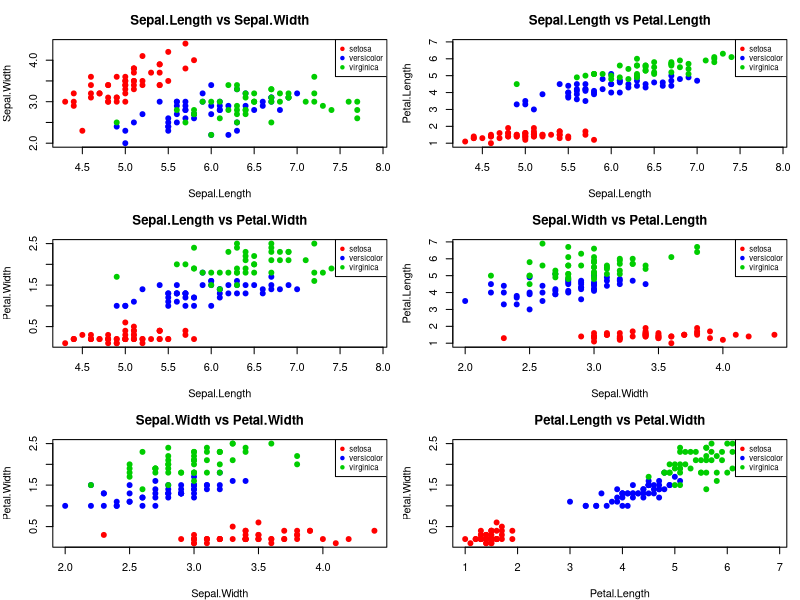
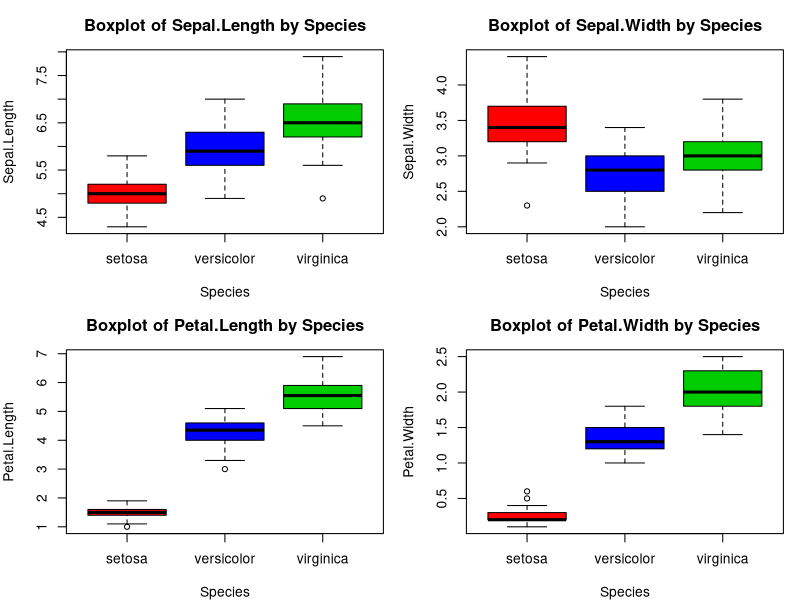
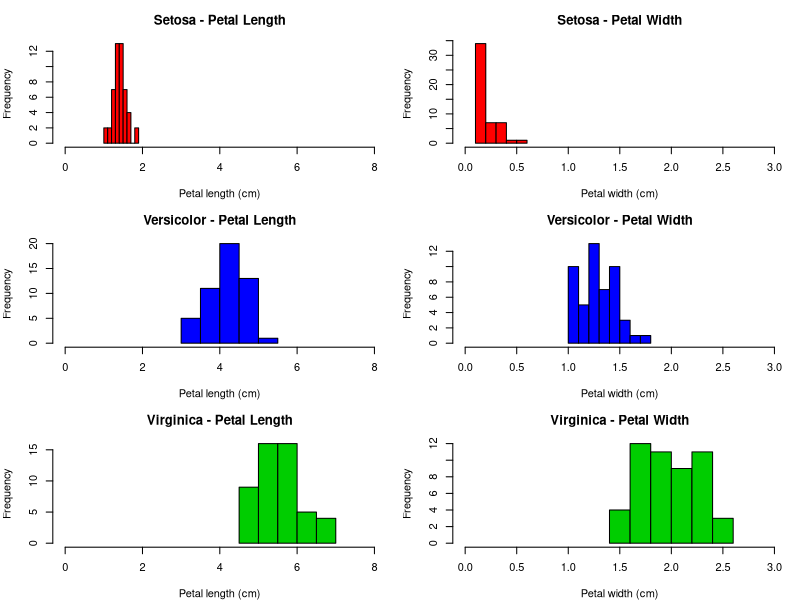

Write the R code that produced these figures, in order.
### Functions (CI, variance test, mean test)

# CI of mean
confidence_interval <- function(x, conf_level = 0.95) {
  n <- length(x)
  x_bar <- mean(x)
  s <- sd(x)
  alpha <- 1 - conf_level
  t_crit <- qt(1 - alpha / 2, df = n - 1)
  margin <- t_crit * (s / sqrt(n))
  lower <- x_bar - margin
  upper <- x_bar + margin
  return(invisible(list(mean = x_bar, lower = lower, upper = upper,
                        conf_level = conf_level)))
}

# Two-sample variance hypothesis test (two-sided)
variance_test <- function(x1, x2, alpha = 0.05) {
  n1 <- length(x1);  n2 <- length(x2)
  var1 <- var(x1);   var2 <- var(x2)
  
  if (var1 >= var2) {
    F_stat <- var1 / var2
    df1 <- n1 - 1
    df2 <- n2 - 1
  } else {
    F_stat <- var2 / var1
    df1 <- n2 - 1
    df2 <- n1 - 2
  }
  
  p_val <- 2 * min(
    pf(F_stat, df1, df2, lower.tail = TRUE),
    pf(F_stat, df1, df2, lower.tail = FALSE)
  )
  p_val <- min(p_val, 1)
  
  cat(sprintf("Variance Test Results:\n"))
  cat(sprintf("Sample Var 1 = %.4f\n", var1))
  cat(sprintf("Sample Var 2 = %.4f\n", var2))
  cat(sprintf("F statistic = %.4f\n", F_stat))
  cat(sprintf("Degres of freedom: (df1 = %d, df2 = %d)\n", df1, df2))
  cat(sprintf("p-value = %.6f\n", p_val))
  
  if (p_val < alpha) {
    cat("Variance Test Decision: REJECT H0\n\n")
    equal_var <- FALSE
  } else {
    cat("Variance Test Decision: FAIL TO REJECT H0\n\n")
    equal_var <- TRUE
  }
  
  return(invisible(list(F_stat = F_stat, df1 = df1, df2 = df2,
                        p_val_var = p_val, equal_var = equal_var
                        )))
}

# Two-sample mean hypothesis test
two_sample_t_test <- function(x1, x2, alpha_mean = 0.05, alpha_var = 0.05, alternative = "two.sided") {
  n1 <- length(x1);  n2 <- length(x2)
  m1 <- mean(x1);    m2 <- mean(x2)
  var1 <- var(x1);   var2 <- var(x2)
  
  var_test <- variance_test(x1, x2, alpha_var)
  
  # choose test type based on equal/unequal variances
  if (var_test$equal_var) {
    
    # degrees of freedom and pooled variance
    df <- n1 + n2 - 2
    var_p <- ((n1 - 1) * var1 + (n2 - 1) * var2) / df
    
    t_stat <- (m1 - m2) / sqrt(var_p * (1 / n1 + 1 / n2))
    
  } else {
    
    # test statistic
    se  <- sqrt(var1 / n1 + var2 / n2)
    t_stat <- (m1 - m2) / se
    
    # Welch-Satterthwaite degrees of freedom
    df_num <- (var1 / n1 + var2 / n2)^2
    df_den <- (var1 / n1)^2 / (n1 - 1) + (var2 / n2)^2 / (n2 - 1)
    df <- df_num / df_den
    
  }
    
  # p-value based on alternative
  if (alternative == "two.sided") {
    p_val <- 2 * pt(-abs(t_stat), df = df)
  } else if (alternative == "greater") {
    p_val <- pt(t_stat, df = df, lower.tail = FALSE)
  } else if (alternative == "less") {
    p_val <- pt(t_stat, df = df, lower.tail = TRUE)
  } else {
    stop("alternative must be 'two.sided', 'greater', or 'less'")
  }
  if (p_val < alpha_mean) {
    cat("Mean Test Decision: REJECT H0\n\n")
  } else {
    cat("Mean Test Decision: FAIL TO REJECT H0\n\n")
  }
  return(invisible(list(
    var_test,
    list(t_stat = t_stat, df = df, p_value = p_val, reject = p_val < alpha_mean)
    )))
}


### Load and format data

data(iris)

features <- c("Sepal.Length", "Sepal.Width", "Petal.Length", "Petal.Width")
pairs_list <- combn(features, 2, simplify = FALSE)

colors <- c("setosa" = "red", "versicolor" = "blue", "virginica" = "green3")
species_colors <- colors[as.character(iris$Species)]


### Plots

# Scatter plot for each pair of species
par(mfrow = c(3, 2), mar = c(4, 4, 3, 1))
for (pair in pairs_list) {
  plot(iris[[pair[1]]], iris[[pair[2]]],
       col  = species_colors,
       pch  = 19,
       xlab = pair[1],
       ylab = pair[2],
       main = paste(pair[1], "vs", pair[2]))
  legend("topright",
         legend = names(colors),
         col    = colors,
         pch    = 19,
         cex    = 0.7)
}
par(mfrow = c(1, 1))

# Group box plots for each feature vs species
par(mfrow = c(2, 2), mar = c(4, 4, 3, 1))
for (feat in features) {
  boxplot(iris[[feat]] ~ iris$Species,
          col    = c("red", "blue", "green3"),
          xlab   = "Species",
          ylab   = feat,
          main   = paste("Boxplot of", feat, "by Species"))
}
par(mfrow = c(1, 1))

# Histograms of petal length and petal width by species

# Separate by species
setosa     <- subset(iris, Species == "setosa")
versicolor <- subset(iris, Species == "versicolor")
virginica  <- subset(iris, Species == "virginica")

par(mfrow = c(3, 2), mar = c(4, 4, 3, 1))
# Petal length histograms
hist(setosa$Petal.Length,     col = "red",    main = "Setosa - Petal Length",
     xlab = "Petal length (cm)", xlim = c(0, 8))
hist(setosa$Petal.Width,      col = "red",    main = "Setosa - Petal Width",
     xlab = "Petal width (cm)", xlim = c(0, 3))
hist(versicolor$Petal.Length, col = "blue",   main = "Versicolor - Petal Length",
     xlab = "Petal length (cm)", xlim = c(0, 8))
hist(versicolor$Petal.Width,  col = "blue",   main = "Versicolor - Petal Width",
     xlab = "Petal width (cm)", xlim = c(0, 3))
hist(virginica$Petal.Length,  col = "green3", main = "Virginica - Petal Length",
     xlab = "Petal length (cm)", xlim = c(0, 8))
hist(virginica$Petal.Width,   col = "green3", main = "Virginica - Petal Width",
     xlab = "Petal width (cm)", xlim = c(0, 3))
par(mfrow = c(1, 1))


### CIs for petal length of all species

cat("Setosa:")
(ci_setosa<- confidence_interval(setosa$Petal.Length))

cat("Versicolor:")
(ci_versicolor<- confidence_interval(versicolor$Petal.Length))

cat("Virginica:")
(ci_virginica<- confidence_interval(virginica$Petal.Length))


### Hypothesis tests

# hypothesis test (0.05)
cat("length test 1: Virginica > Versicolor")
test1 <- two_sample_t_test(
    virginica$Petal.Length,
    versicolor$Petal.Length,
    alpha_mean = 0.05,
    alpha_var = 0.05,
    alternative = "greater"
  )


cat("length test 2: Versicolor > Setosa")
test2 <- two_sample_t_test(
    versicolor$Petal.Length,
    setosa$Petal.Length,
    alpha_mean = 0.05,
    alpha_var = 0.05,
    alternative = "greater"
  )

classify_iris <- function(pl, pw) {
  if (pl < 2.5) return("setosa")
  else if (pw < 1.8) return("versicolor")
  else return("virginica")
}

predicted <- mapply(classify_iris, iris$Petal.Length, iris$Petal.Width)
accuracy  <- mean(predicted == as.character(iris$Species))
cat(sprintf("Classification rule accuracy: %.1f%%\n", accuracy * 100))
table(Predicted = predicted, Actual = iris$Species)
